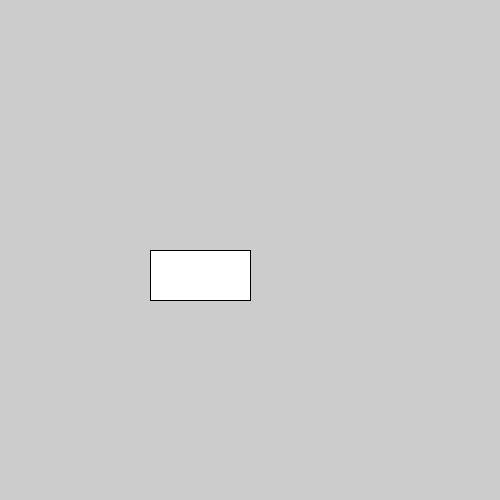
Frame 1 (no input)
Frame 60 (the mouse pressed at the canvas centre just before this capture): identical to frame 1, image omitted
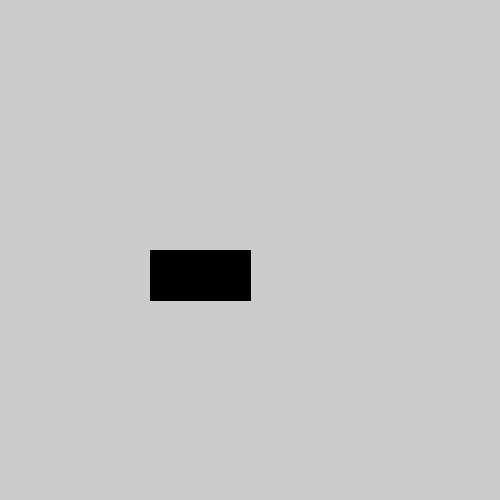
Frame 120 (the mouse held since frame 60 and released just before this capture)

The Processing sketch that drew these frames (run headless with seeded random() and noise(); from frame 60 on, the mouse is pressed at the canvas centre):

// Processing sketch: ret
// ── ret.pde
int xb=150, yb=250, lb=100, ab=50;

void setup(){
  size(500, 500);
}

void draw(){
  rect(xb, yb, lb, ab);
}

void mousePressed(){
  if(mouseX>xb && mouseX<xb+lb && mouseY>yb && mouseY<yb+ab)
   fill(random(100,250), random(100,250), random(100,250));
  else
  fill(0);
}
